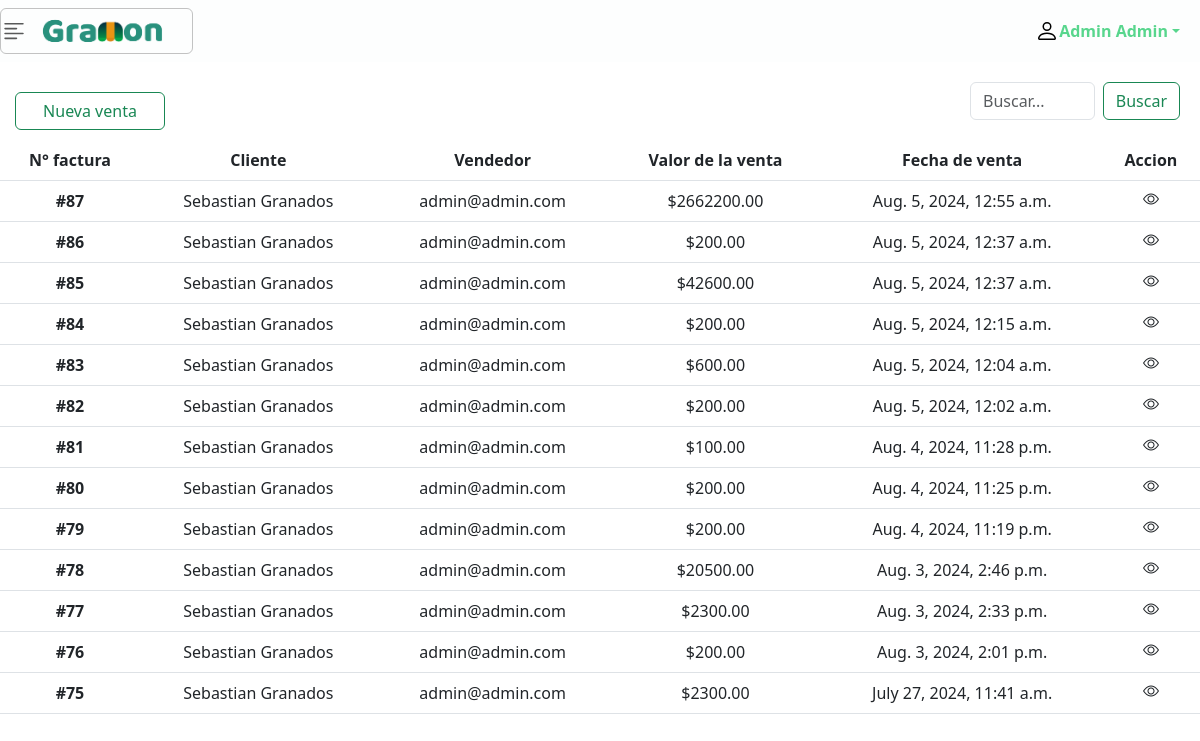
Before: /history_sales/ (signed in) with the older database file.
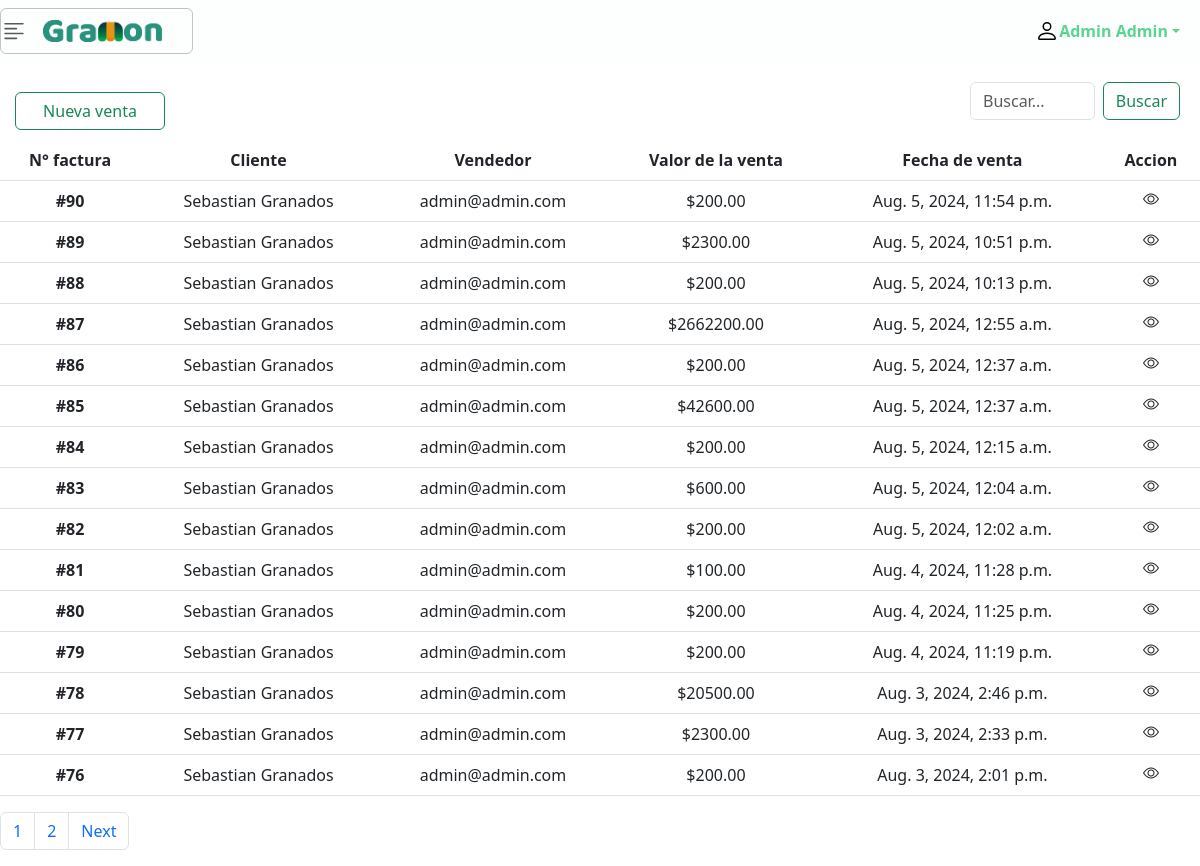
After: the same page with the newer database file.
### apps/sales_app/models.py (models this page shows, shortened)
class Sales(models.Model):
    user = models.ForeignKey(User, on_delete=models.CASCADE)
    client = models.ForeignKey(Customer, on_delete=models.CASCADE)
    products = models.ManyToManyField(Products,through='SaleProduct')
    created_at = models.DateTimeField(auto_now_add=True)
    valor_final = models.DecimalField(max_digits=99, decimal_places=2)
    pay = models.DecimalField(max_digits=99, decimal_places=0)
    change = models.DecimalField(max_digits=99, decimal_places=0,default=0)

### apps/customers_app/models.py (models this page shows, shortened)
class Customer(models.Model):
    id = models.PositiveIntegerField(primary_key=True)
    name = models.CharField(max_length=50)
    last_name = models.CharField(max_length=50)
    email = models.EmailField(max_length=254,blank=True)
    adress = models.CharField(max_length=50, blank=True)
    number = models.IntegerField()
    full_name = models.CharField(max_length=100, default="", editable=False)
    def __str__(self):
        return self.name +' '+self.last_name

### apps/adminusers_app/models.py (models this page shows, shortened)
class User(AbstractUser):
    GENDER_CHOICES = (
        ('Masculino', 'Masculino'),
        ('Femenino', 'Femenino')
    )
    gender = models.CharField(max_length=10, blank=True, choices=GENDER_CHOICES)
    email = models.EmailField(("email address"), unique=True)
    REQUIRED_FIELDS = ['first_name', 'last_name', 'email','is_superuser']
    full_name = models.CharField(max_length=100, default="", editable=False)
    objects = USerManager()
    def __str__(self):
        return self.email

### apps/sales_app/views.py (the view)
# urls.py: path('history_sales/',salesListView.as_view(), name='list_sale')
class salesListView(LoginRequiredMixin,ListView):
    model = Sales
    template_name = "sales/list_sale.html"
    context_object_name = 'history'
    ordering = ['-id']
    paginate_by = 15
    login_url = reverse_lazy('user_app:login')

### templates/sales/list_sale.html (shortened to what this page needs)
{% extends 'base.html' %}
{% load static %}
{% block head %}
    <link rel="stylesheet" href="{% static 'css/sales_css/list_sale.css' %}">
{% endblock head %}
{% block content %}
    <div class="d-flex justify-content-between align-items-center" style="width: 100%;">
        <a style="width: 150px; text-align: center; margin-top: 20px; margin-left: 15px;" class="btn btn-outline-success" role="button" href="{% url 'new_sale' %}">
            Nueva venta
        </a>
        <div class="d-flex" style="padding: 20px 20px; width: 250px;">
            <input class="form-control me-2" type="search" placeholder="Buscar..." aria-label="Search" name="search_sale" id="search_sale">
            <button class="btn btn-outline-success" id="botom_search_sale">Buscar</button>
        </div>
    </div>
    <div class="table-responsive">
        <table class="table table-hover" style="text-align: center;">
            <thead>
                <tr>
                    <th scope="col">N° factura</th>
                    <th scope="col">Cliente</th>
                    <th scope="col">Vendedor</th>
                    <th scope="col">Valor de la venta</th>
                    <th scope="col">Fecha de venta</th>
                    <th scope="colgroup">Accion</th>
                </tr>
            </thead>
            <tbody class="showResults">
                {% for venta in history%}
                <tr>
                    <th scope="row">#{{venta.id}}</th>
                    <td>{{venta.client}}</td>
                    <td>{{venta.user}}</td>
                    <td>${{venta.valor_final}}</td>
                    <td>{{venta.created_at}}</td>
                    <td style="text-align: center;">
                        <i class="bi bi-eye visualizer" data-id="{{venta.id}}"></i>
                    </td>
                </tr>
                {% endfor %}
            </tbody>
        </table>
    </div>
    {% if is_paginated %}
    <div id="pagination-container">
        <nav aria-label="...">
            <ul class="pagination">
                {% for pagina in paginator.page_range %}
                    <li class="page-item"><a class="page-link" href="?page={{pagina}}">{{ pagina }}</a></li>
                {% endfor %}
                {% if page_obj.has_next %}
                    <li class="page-item">
                        <a class="page-link" href="?page={{page_obj.next_page_number}}">Next</a>
                    </li>
                {% endif %}
            </ul>
        </nav>
    </div>
    {% endif %}
{% endblock content %}

Changed rows visible on the page:
no longer on this page (row unchanged): Sales: id "75", client "Sebastian Granados", user "admin@admin.com", valor_final "2300.00", created_at "July 27, 2024, 11:41 a.m."
added Sales: id "90", client "Sebastian Granados", user "admin@admin.com", valor_final "200.00", created_at "Aug. 5, 2024, 11:54 p.m."
added Sales: id "89", client "Sebastian Granados", user "admin@admin.com", valor_final "2300.00", created_at "Aug. 5, 2024, 10:51 p.m."
added Sales: id "88", client "Sebastian Granados", user "admin@admin.com", valor_final "200.00", created_at "Aug. 5, 2024, 10:13 p.m."
Other visible differences:
new list line: "1"
new list line: "2"
text now shown: "Next"
